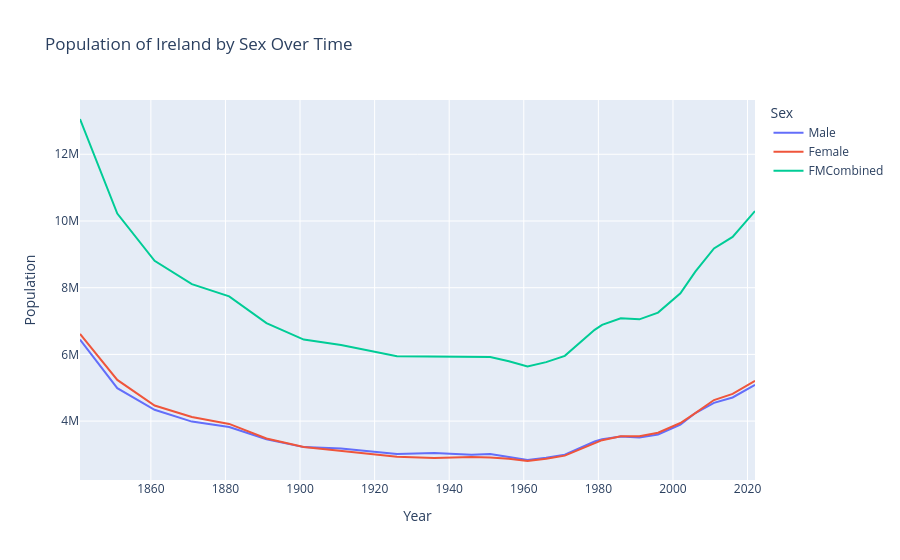

Notebook source saved alongside this figure:
### Markdown cell above
I want to plot the above data using [Plotly](https://plotly.com/python/getting-started/#jupyter-notebook-support) and will toy around with the various plot/graph/chart types below. The first few plots will be a national outlook and I will then focus on the regional area under the [Western Development Commision's](https://westerndevelopment.ie/) remit - **Clare**, **Galway**, **Mayo**, **Roscommon**, **Sligo**, **Leitrim** and **Donegal**. As an area that I was born in to, emigrated from and returned to raise a family in, I have a vested interest in the region's success and analysis of the population should form part of any meaningful analysis for this area.

### Code cell
# Male vs Female population trends
cp_year = census_pop.groupby("CensusYear")[["Male", "Female", "FMCombined"]].sum().reset_index()

fig = px.line(
    cp_year,
    x="CensusYear",
    y=["Male", "Female", "FMCombined"],
    title="Population of Ireland by Sex Over Time",
    labels={"value": "Population", "CensusYear": "Year", "variable": "Sex"}
)
fig.show()

### Figure 1 — Plotly figure (JSON) as saved in the notebook; plotly's stock layout.template omitted (floating-point values rounded to 4 significant figures)
{"data": [{"hovertemplate": "Sex=Male<br>Year=%{x}<br>Population=%{y}<extra></extra>", "legendgroup": "Male", "line": {"color": "#636efa", "dash": "solid"}, "marker": {"symbol": "circle"}, "mode": "lines", "name": "Male", "orientation": "v", "showlegend": true, "type": "scatter", "x": [1841, 1851, 1861, 1871, 1881, 1891, 1901, 1911, 1926, 1936, 1946, 1951, 1956, 1961, 1966, 1971, 1979, 1981, 1986, 1991, 1996, 2002, 2006, 2011, 2016, 2022], "xaxis": "x", "y": [6444970, 4988956, 4338084, 3984936, 3824876, 3457202, 3220170, 3179018, 3013778, 3040908, 2989754, 3013194, 2925856, 2833098, 2898064, 2991520, 3386544, 3458708, 3539380, 3506836, 3600464, 3892328, 4242342, 4545398, 4708856, 5089098], "yaxis": "y"}, {"hovertemplate": "Sex=Female<br>Year=%{x}<br>Population=%{y}<extra></extra>", "legendgroup": "Female", "line": {"color": "#EF553B", "dash": "solid"}, "marker": {"symbol": "circle"}, "mode": "lines", "name": "Female", "orientation": "v", "showlegend": true, "type": "scatter", "x": [1841, 1851, 1861, 1871, 1881, 1891, 1901, 1911, 1926, 1936, 1946, 1951, 1956, 1961, 1966, 1971, 1979, 1981, 1986, 1991, 1996, 2002, 2006, 2011, 2016, 2022], "xaxis": "x", "y": [6612628, 5234158, 4466138, 4121438, 3915164, 3480186, 3223476, 3100358, 2930206, 2895932, 2920460, 2907992, 2870672, 2803584, 2869940, 2964976, 3349890, 3428102, 3541906, 3544602, 3651710, 3942078, 4237354, 4631106, 4814874, 5209180], "yaxis": "y"}, {"hovertemplate": "Sex=FMCombined<br>Year=%{x}<br>Population=%{y}<extra></extra>", "legendgroup": "FMCombined", "line": {"color": "#00cc96", "dash": "solid"}, "marker": {"symbol": "circle"}, "mode": "lines", "name": "FMCombined", "orientation": "v", "showlegend": true, "type": "scatter", "x": [1841, 1851, 1861, 1871, 1881, 1891, 1901, 1911, 1926, 1936, 1946, 1951, 1956, 1961, 1966, 1971, 1979, 1981, 1986, 1991, 1996, 2002, 2006, 2011, 2016, 2022], "xaxis": "x", "y": [13057598, 10223114, 8804222, 8106374, 7740040, 6937388, 6443646, 6279376, 5943984, 5936840, 5910214, 5921186, 5796528, 5636682, 5768004, 5956496, 6736434, 6886810, 7081286, 7051438, 7252174, 7834406, 8479696, 9176504, 9523730, 10298278], "yaxis": "y"}], "layout": {"legend": {"title": {"text": "Sex"}, "tracegroupgap": 0}, "title": {"text": "Population of Ireland by Sex Over Time"}, "xaxis": {"anchor": "y", "domain": [0, 1], "title": {"text": "Year"}}, "yaxis": {"anchor": "x", "domain": [0, 1], "title": {"text": "Population"}}}}
